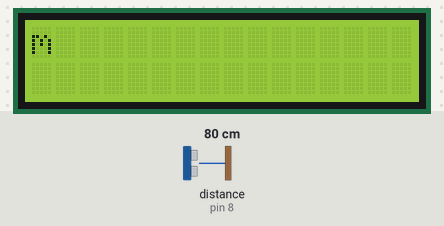
Simulated run of this sketch. Board: Arduino Uno, built with avr-gcc and run on an emulated ATmega328P. On the bench: 16×2 character LCD. Wiring (inferred from the names in the program): ultrasonic range finder: trigger pin 9; echo pin 8. The test bench sets the inputs (shaded band); at power-on: distance to the obstacle (sensor on pin 8) 80 cm. The echo pulse lasts 58.3 µs per cm.

Above: at 0.27 s.
At 5.11 s:
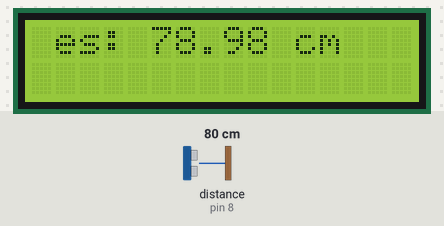
At 9.97 s:
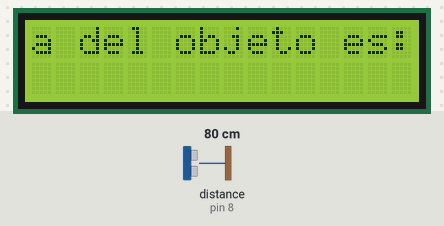
At 19.73 s:
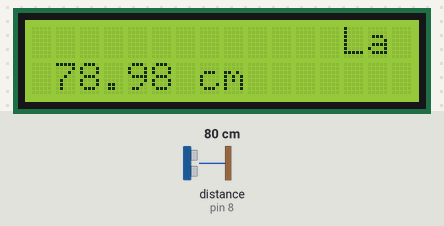
At 29.5 s:
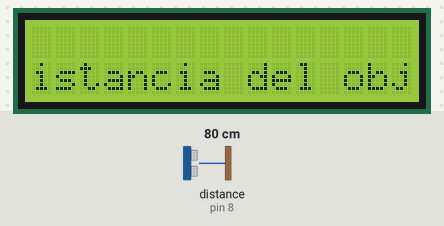
At 39.62 s:
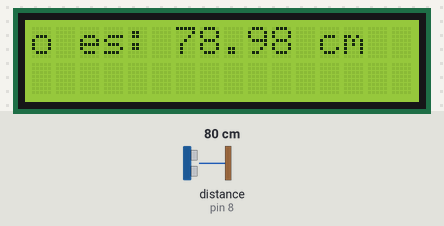

The sketch:

Practica08.ino
```cpp
#include <LiquidCrystal.h>

#define echoPin 8 // Echo Pin
#define trigPin 9 // Trigger Pin
#define VELOCIDAD 400 // velocidad a la que se mueve el texto

LiquidCrystal lcd(12, 11, 5, 4, 3, 2);

int maximumRange = 200; // Rango maximo (variable de tipo entero)
int minimumRange = 0; // Rango minimo (variable de tipo entero)
float duration, distance; // duracion y distancia (variable tipo long)
String texto = "La distancia del objeto es: ";
String textocm = " cm";

void setup() {
 lcd.begin(16, 2);
 Serial.begin (9600);
 pinMode(trigPin, OUTPUT);
 pinMode(echoPin, INPUT);
}

void loop() {

 digitalWrite(trigPin, LOW);
 delayMicroseconds(2);

 digitalWrite(trigPin, HIGH);
 delayMicroseconds(10);

 digitalWrite(trigPin, LOW);
 duration = pulseIn(echoPin, HIGH);

 //Calculamos la distancia (cm.mm) en base a la velocidad del sonido.
 distance = float (duration*0.017);

  int tam = (texto.length()) + (textocm.length()) + 5;

  String texto_a_mostrar = texto + distance + textocm;

  // Mostramos entrada texto por la izquierda
  for(int i=tam; i>0 ; i--)
  {
    String texto1 = texto_a_mostrar.substring(i-1);


    // Limpiamos pantalla
    lcd.clear();

    //Situamos el cursor
    lcd.setCursor(0, 0);

    // Escribimos el texto
    lcd.print(texto1);

    // Esperamos
    delay(VELOCIDAD);
  }

  // Desplazamos el texto hacia la derecha
  for(int i=1; i<=16;i++)
  {
    // Limpiamos pantalla
    lcd.clear();

    //Situamos el cursor
    lcd.setCursor(i, 0);

    // Escribimos el texto
    lcd.print(texto_a_mostrar);

    // Esperamos
    delay(VELOCIDAD);
  }

  // Desplazamos el texto hacia la izquierda en la segunda fila
  for(int i=16;i>=1;i--)
  {
    // Limpiamos pantalla
    lcd.clear();

    //Situamos el cursor
    lcd.setCursor(i, 1);

    // Escribimos el texto
    lcd.print(texto_a_mostrar);

    // Esperamos
    delay(VELOCIDAD);
  }

  // Mostramos salida del texto por la izquierda
  for(int i=1; i<=16; i++)
  {
    String texto1 = texto_a_mostrar.substring(i-1);

    // Limpiamos pantalla
    lcd.clear();

    //Situamos el cursor
    lcd.setCursor(0, 1);

    // Escribimos el texto
    lcd.print(texto1);

    // Esperamos
    delay(VELOCIDAD);
  }

}
```

Measured:
- what the display in image 0 shows lasts 0.4 s, from 0.1 s to 0.5 s
